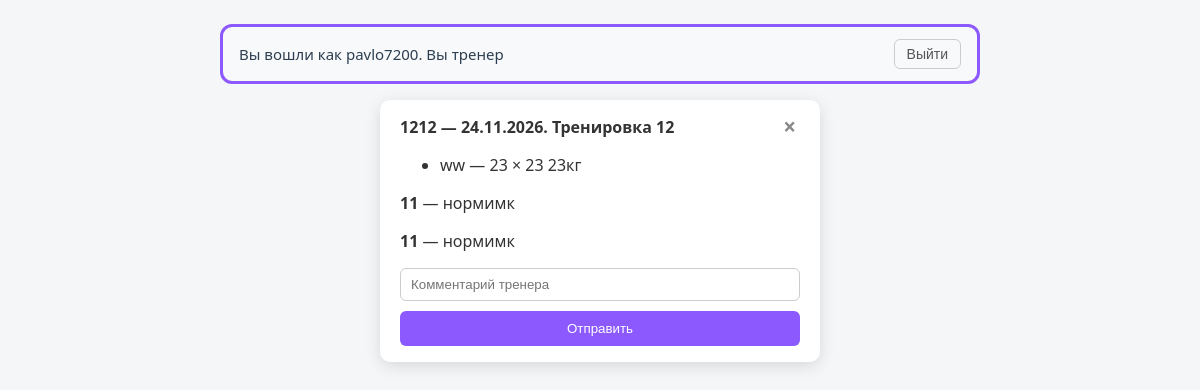
Screenshot of /train/6 (signed in) with the database file from the repository.
### models.py (models this page shows, shortened)
class User(UserMixin, db.Model):  # создает нашего пользователя с характеристиками
    id = db.Column(db.Integer, primary_key=True)
    username = db.Column(db.String(50), unique=True)
    password_hash = db.Column(db.String(200))
    role = db.Column(db.String(20), default="client")  # разделение доступа

class Train(db.Model):  # тренировка = событие в календаре
    id = db.Column(db.Integer, primary_key=True)
    year = db.Column(db.Integer, nullable=False)
    month = db.Column(db.Integer, nullable=False)
    day = db.Column(db.Integer, nullable=False)
    time = db.Column(db.String(5), nullable=False)
    title = db.Column(db.String(100), nullable=False)
    user_id = db.Column(db.Integer, db.ForeignKey("user.id"))  # кто создал (клиент)
    exercises = db.relationship("TrainList", backref="train",
                                cascade="all, delete-orphan")  # при удалении тренировки удалятся упражнения
    comments = db.relationship("Comment", backref="train",
                               cascade="all, delete-orphan")  # и комментарии тоже

class TrainList(db.Model):  # упражнения конкретной тренировки
    id = db.Column(db.Integer, primary_key=True)
    name_of_exercise = db.Column(db.String(100), nullable=False)
    sets = db.Column(db.Integer, nullable=False)  # подходы
    reps = db.Column(db.Integer, nullable=False)  # повторения
    kg = db.Column(db.Integer, nullable=False)  # вес
    train_id = db.Column(db.Integer, db.ForeignKey("train.id"), nullable=False)  # к какой тренировке относится
    user_id = db.Column(db.Integer, db.ForeignKey("user.id"))  # чья тренировка

class Comment(db.Model):  # комментарий тренера к тренировке
    id = db.Column(db.Integer, primary_key=True)
    train_id = db.Column(db.Integer, db.ForeignKey("train.id"), nullable=False)
    author_id = db.Column(db.Integer, db.ForeignKey("user.id"), nullable=False)
    text = db.Column(db.Text, nullable=False)
    created_at = db.Column(db.DateTime, default=datetime.now)
    author = db.relationship("User", backref="comments")  # чтобы выводить имя автора

### routes.py (the view)
@app.route("/train/<int:train_id>")
@login_required
def train_page(train_id):  # страница конкретной тренировки
    train = db.session.get(Train, train_id)
    user=db.session.get(User, train.user_id)
    if not train:
        return "Тренировка не найдена", 404
    if current_user.role != "trainer" and train.user_id != current_user.id:
        return "Нет доступа к этой тренировке", 403
    exercises = db.session.scalars(
        db.select(TrainList).filter_by(train_id=train.id).order_by(TrainList.id)
    ).all()
    comments = db.session.scalars(
        db.select(Comment).filter_by(train_id=train.id).order_by(Comment.created_at)
    ).all()
    return render_template(
        "training_list.html",
        train=train,
        user=user,
        exercises=exercises,
        comments=comments,
        is_owner=(train.user_id == current_user.id),
        is_trainer=(current_user.role == "trainer"),
    )

### models.py (called while the page is built)
@login_manager.user_loader
def load_user(user_id):  # позволяет совершать быстрый вход
    return db.session.get(User, int(user_id))

### templates/training_list.html (shortened to what this page needs)
{% extends "base.html" %}
{% block content %}
<div class="panel">
    <div class="panel-head">
        <span>{{ train.title }} — {{ "%02d"|format(train.day) }}.{{ "%02d"|format(train.month) }}.{{ train.year }}. Тренировка {{ user.username }}</span>
        <a class="panel-close"
           href="{{ url_for('index', year=train.year, month=train.month) }}"
           title="Закрыть">&times;</a>
    </div>
    {% if exercises %}
    <ul class="task-list">
        {% for ex in exercises %}
        <li>{{ ex.name_of_exercise }} — {{ ex.sets }} × {{ ex.reps }} {{ ex.kg }}кг
        </li>
        {% endfor %}
    </ul>
    {% else %}
    <p class="empty-note">Пока нет упражнений — добавь первое.</p>
    {% endif %}
    {% if not (is_owner and is_trainer) %}
    <div class="comments">
        {% for c in comments %}
        <p class="comment"><b>{{ c.author.username }}</b> — {{ c.text }}</p>
        {% else %}
        <p class="empty-note">Комментариев пока нет.</p>
        {% endfor %}
    </div>
    {% endif %}
    {% if is_trainer and not is_owner %}
    <form action="{{ url_for('add_comment') }}" method="post" class="add-form">
        <input type="text" name="text" placeholder="Комментарий тренера" maxlength="500" required>
        <button type="submit">Отправить</button>
    </form>
    {% endif %}
</div>
{% endblock %}

### templates/base.html (shortened to what this page needs)
<!doctype html>
<html lang="ru">
<head>
    <link rel="stylesheet" href="{{ url_for('static', filename='style.css') }}">
</head>
<body>
<div class="container">
    {% if current_user.is_authenticated %}
    <header class="top-bar">
        <p>Вы вошли как {{ current_user.username }}. Вы
            {% if current_user.role=='trainer' %}
            тренер
            {% else %}
            клиент
            {% endif %}</p>
        <form method="post" action="{{ url_for('logout') }}">
            <button>Выйти</button>
        </form>
    </header>
    {% endif %}
    {% block content %}
    {% endblock %}
</div>
</body>
</html>

### static/style.css (style rules this page uses)
body { font-family: "Segoe UI", Arial, sans-serif; background: #f4f6f8; margin: 0; padding: 24px; color: #333; }
.container { max-width: 760px; margin: 0 auto; }
.top-bar { display: flex; justify-content: space-between; align-items: center; padding: 12px 16px; background-color: #f8f9fa; border: 3px solid #8C59FF; border-radius: 12px; color: #2c3e50; font-size: 15px; }
.top-bar p { margin: 0; font-weight: 500; }
.top-bar button { background: none; border: 1px solid #ccc; padding: 6px 12px; border-radius: 6px; cursor: pointer; font-size: 14px; color: #555; }
.panel { max-width: 400px; margin: 16px auto; background: #fff; border-radius: 10px; padding: 16px 20px; box-shadow: 0 4px 16px rgba(0, 0, 0, 0.12); }
.panel-head { display: flex; justify-content: space-between; align-items: center; margin-bottom: 14px; font-weight: 600; }
.panel-close { text-decoration: none; color: #888; font-size: 1.4em; line-height: 1; padding: 0 4px; }
.add-form input { width: 100%; padding: 8px 10px; border: 1px solid #ccc; border-radius: 6px; margin-bottom: 10px; box-sizing: border-box; }
.add-form button { width: 100%; padding: 10px; background: #8C59FF; color: #fff; border: none; border-radius: 6px; cursor: pointer; }

### rows the page displays
User: username "pavlo7200"
Train: title "1212", day "24", month "11", year "2026"
User: username "12"
TrainList: name_of_exercise "ww", sets "23", reps "23", kg "23"
Comment: author.username "11", text "нормимк"
Comment: author.username "11", text "нормимк"
